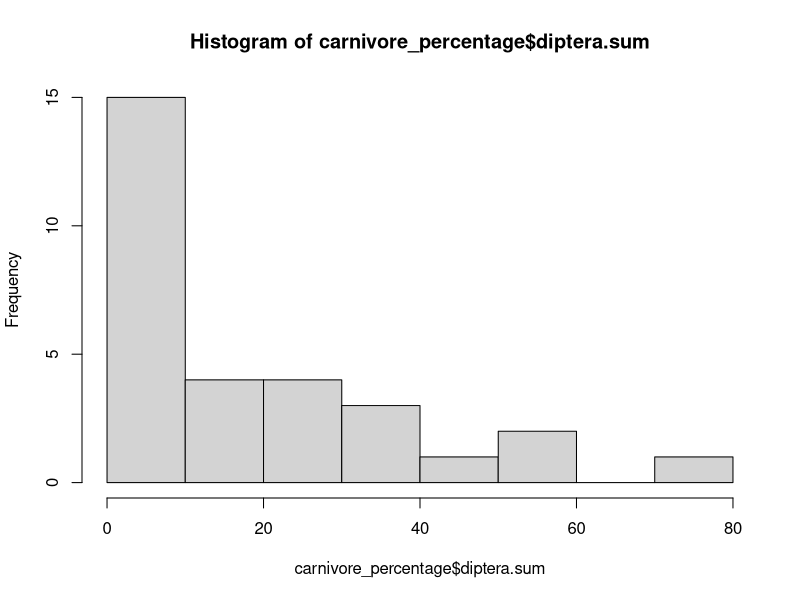
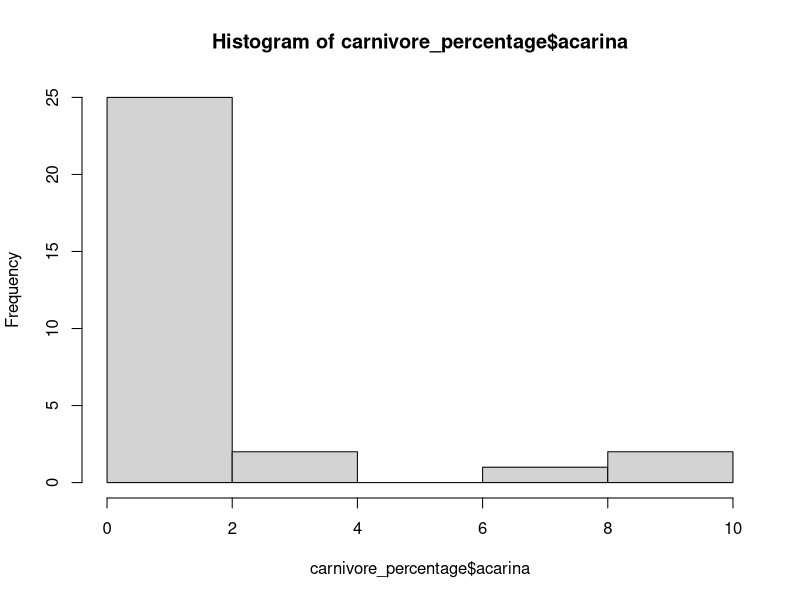
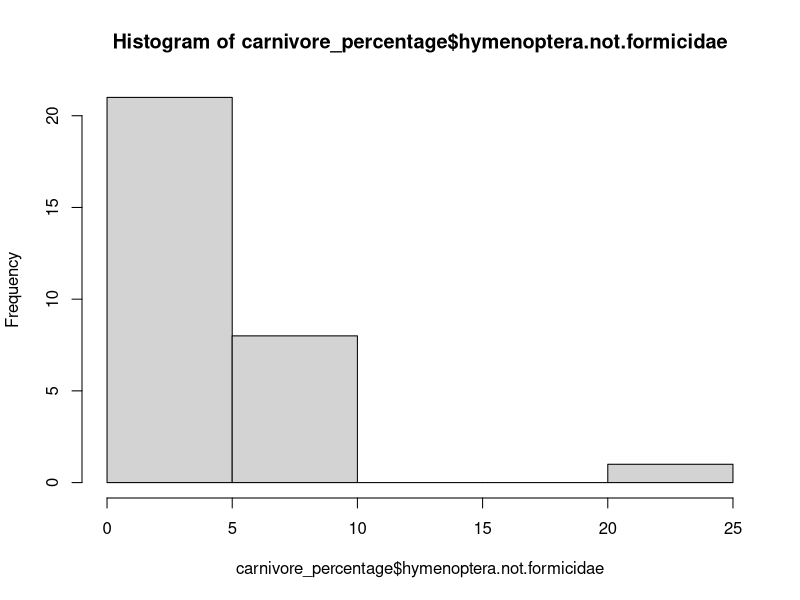
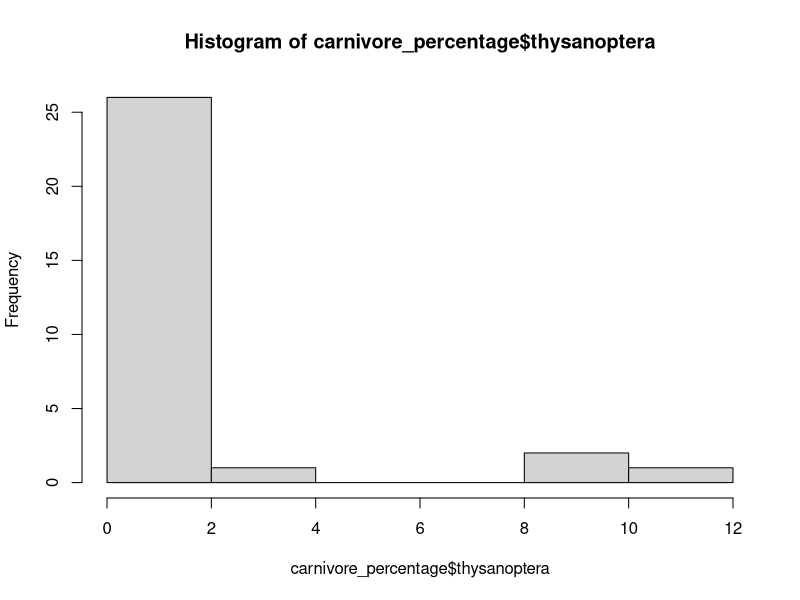
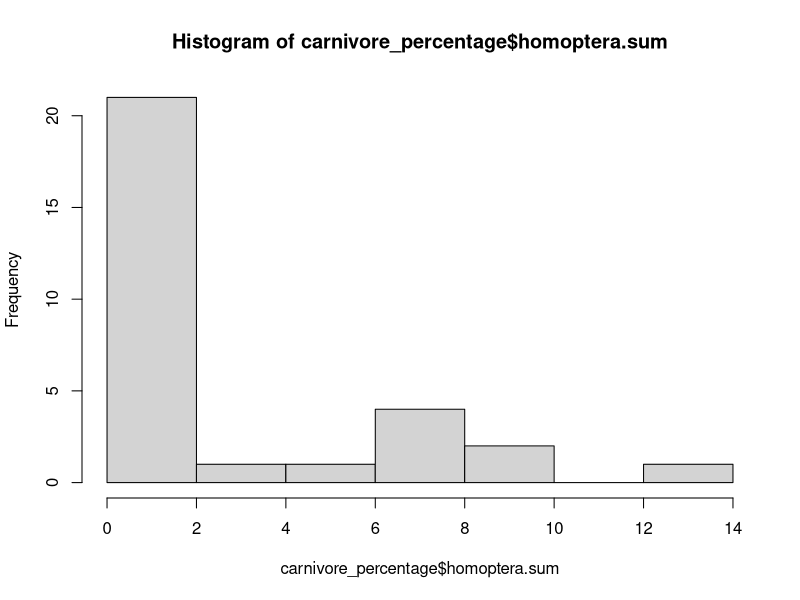
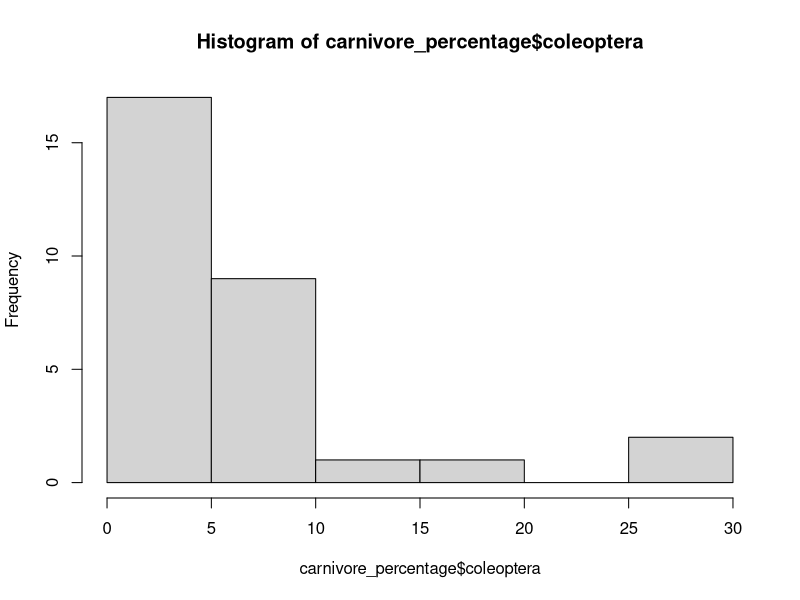
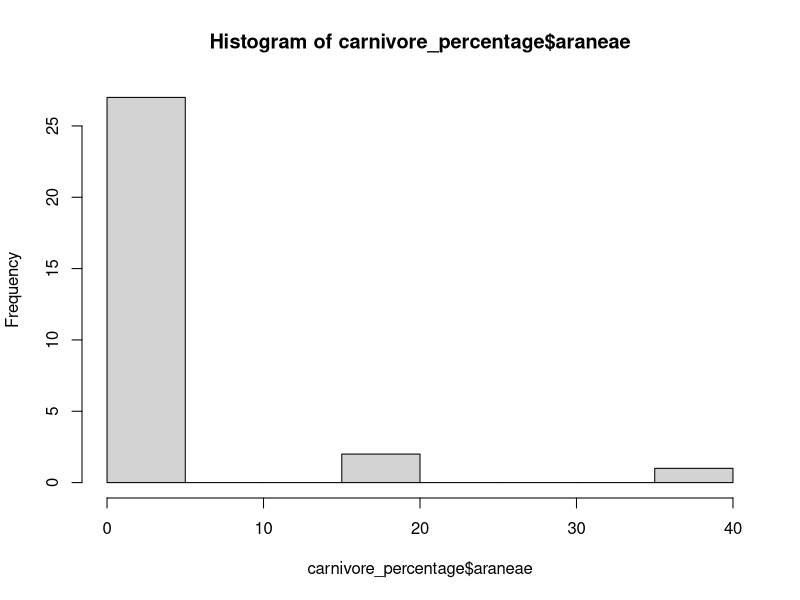
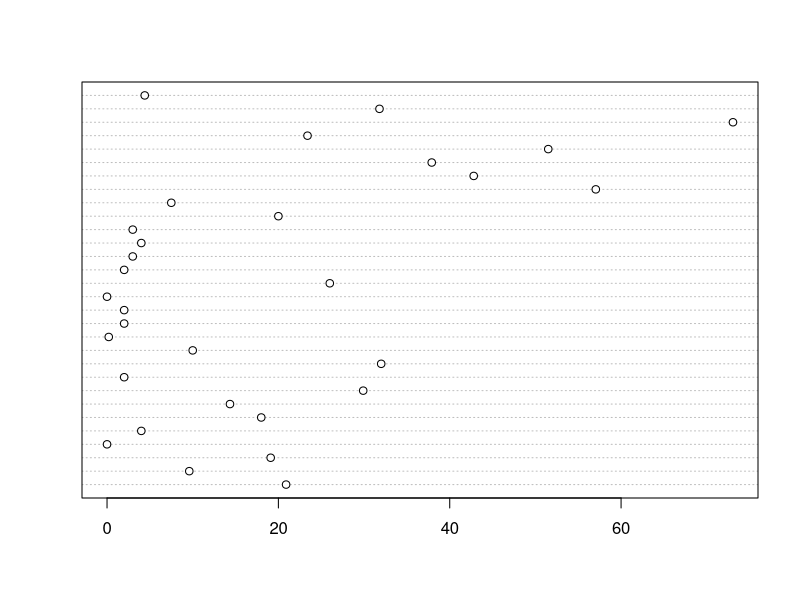

The R source for these figures, in order:
### Load Libraries ############################################################
library(tidyr)
library(tidyverse)
library(dplyr)
library(ggplot2)
library(stringr)


### Read in the file ##########################################################
carnivore <- read.csv(file = "G4_hf111-01-prey.csv", header = TRUE, 
                      na.strings = "NA")

# first replace spaces in spaces in species names with underscore
carnivore <- carnivore %>% mutate(species = str_replace(species, " ", "_"))
head(carnivore)
str(carnivore)

unique_species <- unique(carnivore$species) 
# 49 unique species represented




#let's also just add those genera as their own column to the dataframe so that
# we can group by that column later on
carnivore$genus <- gsub("_.*","",  x = carnivore$species)
carnivore$genus

# determine number of genera represented
unique_genera <- unique(gsub("_.*","",  x = carnivore$species))
# this code is funky - apparently the .* means to neglect everything after
# the pattern you're looking for. In this case, I'm telling it to look
# for an underscore in each species name, and then remove everything after
# that, which leaves us with just our genera!


# "Nepenthese" and "Neentes" are both misspellings of the same genus. Can't
# find any plant with those genera but can pull up the same species name with 
# the Nepenthes genus
# "Saracenia" is also evidently a typo! 
# fix the typos!

carnivore <- carnivore %>% 
  mutate(genus = replace(genus, genus == "Nepenthese", "Nepenthes"))
carnivore <- carnivore %>% 
  mutate(genus = replace(genus, genus == "Neentes", "Nepenthes"))
carnivore <- carnivore %>% 
  mutate(genus = replace(genus, genus == "Saracenia", "Sarracenia"))

unique(carnivore$genus)
str(carnivore)




### Add Predation Method column ################################################
carnivore$predation_method <- NA

carnivore <- carnivore %>% 
  mutate(predation_method = replace(predation_method, 
                                    genus == "Pinguicula" |
                                    genus == "Drosera", 
                                    "sticky_traps"))

carnivore <- carnivore %>% 
  mutate(predation_method = replace(predation_method, 
                                    genus == "Nepenthes" |
                                    genus == "Brocchinia" |
                                    genus == "Sarracenia" |
                                    genus == "Triphyophyllum", 
                                    "pitchers"))

carnivore <- carnivore %>% 
  mutate(predation_method = replace(predation_method, 
                                    genus == "Utricularia" |
                                      genus == "Dionaea", 
                                    "active_trapping"))

carnivore$predation_method


#I'll leave this code of this "for-loop" here, but I've discovered using
# the which function works just fine
### i <- 4
### for(i in 1:nrow(carnivore)){
###   ifelse(test = carnivore$genus[i] == "Pinguicula" | carnivore$genus[i] == "Drosera",
###         yes = carnivore$predation_method[i] <- "sticky_traps",
###          no = carnivore$predation[i] <- NA)
### 
### }

#"""""""""""""""""""""""""""""""""""""""""""""""""""""""""""""""""""""""""""""""

str(carnivore)
head(carnivore)

carnivore$species

# look at units to figure out how we might subdivide them
carnivore$units
carnivore$study
summary(carnivore)

#look at unit types to figure out how best to get units to talk to each
#other.
nrow(filter(carnivore, units == "percentage")) # 30 studies use percentage
nrow(filter(carnivore, units == "number_of_individuals")) # 42 use no. indivs.
nrow(filter(carnivore, units == "mean_number_per_pitcher")) # 10 use this
nrow(filter(carnivore, 
            units != "mean_number_per_pitcher" &
            units != "percentage" &
            units != "number_of_individuals"))

    # Only six studies don't use either percentages, number_of_individuals, or
    # mean number per pitcher for counts of pray

# Take out the ones with weird units
carnivore <- carnivore %>% filter(units == "percentage" |
                                    units == "number_of_individuals" |
                                    units == "mean_number_per_pitcher")
carnivore$study

### Get Percentages ###########################################################
# what does "percentage" mean? percentage of what?
carnivore_percentage <- filter(carnivore, units == "percentage")

carnivore_not_percentage <- carnivore %>% filter(units != "percentage")
carnivore_not_percentage$study

# make new colummns of NA to later fill in with new calculated percentages
carnivore$sum_arthropods <- NA

# This is useless because it's unclear how the percentage ones are calculated,
# so we can't make a true comparison between them
#i <- 1
# for(i in 1:nrow(carnivore)){
# 
# carnivore$sum_arthropods[i] <- ifelse(
#   test = carnivore$units[i] == "number_of_individuals",
#   yes = carnivore$sum_arthropods[i] <- 
#     sum(carnivore$diptera.sum, carnivore$acarina, carnivore$collembola,
#         carnivore$hymenoptera.not.formicidae, carnivore$thysanoptera,
#         carnivore$homoptera.sum, carnivore$coleoptera, carnivore$araneae,
#         carnivore$lepidoptera, carnivore$hemiptera, carnivore$plecoptera,
#         carnivore$formicidae, carnivore$orthoptera, carnivore$protura,
#         carnivore$chilopoda, carnivore$trichoptera, carnivore$isopoda,
#         carnivore$neuroptera, carnivore$diplopoda, carnivore$odonata,
#         carnivore$psocoptera, carnivore$isoptera, carnivore$copeopoda,
#         carnivore$cladocera, carnivore$scorpions, carnivore$cyclopoida,
#         carnivore$harpaticoida),
#   
#   
#   no = carnivore$sum_arthropods[i] <- NA)
# 
# # }



### Look at individual studies ################################################

#Zamora 1990___________________________________________________________________
carnivore_Zamora <- carnivore_not_percentage %>% filter(study == "Zamora 1990")
carnivore_Zamora
#""""""""""""""""""""""""""""""""""""""""""""""""""""""""""""""""""""""""""""""

#Karlsson et al. 1994_________________________________________________________
carnivore_Karlsson <- carnivore_not_percentage %>% filter(
  study == "Karlsson et al. 1994")
carnivore_Karlsson
#"""""""""""""""""""""""""""""""""""""""""""""""""""""""""""""""""""""""""""""

#Newell & Natase 1998_________________________________________________________
carnivore_NewellNastase <- carnivore_not_percentage %>% filter(
  study == "Newell & Nastase 1998")
carnivore_NewellNastase

#Williams 1980________________________________________________________________
filter(carnivore, study == "Williams 1980")


###Analzye % Studies and Sum Studies Separately ###############################
# for each of these, "n" is the number of rows in the original data frame that 
# were of that genus, in other words, the number of observations on that genus
#### Percentage Data ##########################################################
carnivore_percentage <- filter(carnivore, units == "percentage")
carnivore_percentage$study

str(carnivore_percentage)

hist(carnivore_percentage$diptera.sum)
hist(carnivore_percentage$acarina)
hist(carnivore_percentage$hymenoptera.not.formicidae)
hist(carnivore_percentage$thysanoptera)
hist(carnivore_percentage$homoptera.sum)
hist(carnivore_percentage$coleoptera)
hist(carnivore_percentage$araneae)



dotchart(carnivore_percentage$diptera.sum)

carnivore_percentage_summary <- carnivore_percentage %>% group_by(genus) %>%
  summarise(mean_diptera =mean(diptera.sum),
            mean_acarina = mean(acarina),
            mean_hymenoptera.not.formicidae = mean(hymenoptera.not.formicidae),
            mean_thysanoptera = mean(thysanoptera),
            mean_homoptera.sum = mean(homoptera.sum),
            mean_coleoptera = mean(coleoptera),
            mean_araneae = mean(araneae),
            mean_lepidoptera = mean(lepidoptera),
            mean_hemiptera = mean(hemiptera),
            mean_plecoptera = mean(plecoptera),
            mean_formicidae = mean(formicidae),
            mean_orthoptera = mean(orthoptera),
            mean_protura = mean(protura),
            mean_chilopoda = mean(chilopoda),
            mean_trichoptera = mean(trichoptera),
            mean_isopoda = mean(isopoda),
            mean_neuroptera = mean(neuroptera),
            mean_diplopoda = mean(diplopoda),
            mean_odonata = mean(odonata),
            mean_psocoptera = mean(psocoptera),
            mean_isoptera = mean(isoptera),
            mean_copeopoda = mean(copeopoda),
            mean_cladocera = mean(cladocera),
            mean_scorpions = mean(scorpions),
            mean_cyclopoida = mean(cyclopoida),
            mean_harpaticoida = mean(harpaticoida),
            mean_microptera = mean(microptera),
            n_genus = n())

#repeat but by predation type
carnivore_percentage_summary_pred <- carnivore_percentage %>% group_by(predation_method) %>%
  summarise(mean_diptera =mean(diptera.sum),
            mean_acarina = mean(acarina),
            mean_hymenoptera.not.formicidae = mean(hymenoptera.not.formicidae),
            mean_thysanoptera = mean(thysanoptera),
            mean_homoptera.sum = mean(homoptera.sum),
            mean_coleoptera = mean(coleoptera),
            mean_araneae = mean(araneae),
            mean_lepidoptera = mean(lepidoptera),
            mean_hemiptera = mean(hemiptera),
            mean_plecoptera = mean(plecoptera),
            mean_formicidae = mean(formicidae),
            mean_orthoptera = mean(orthoptera),
            mean_protura = mean(protura),
            mean_chilopoda = mean(chilopoda),
            mean_trichoptera = mean(trichoptera),
            mean_isopoda = mean(isopoda),
            mean_neuroptera = mean(neuroptera),
            mean_diplopoda = mean(diplopoda),
            mean_odonata = mean(odonata),
            mean_psocoptera = mean(psocoptera),
            mean_isoptera = mean(isoptera),
            mean_copeopoda = mean(copeopoda),
            mean_cladocera = mean(cladocera),
            mean_scorpions = mean(scorpions),
            mean_cyclopoida = mean(cyclopoida),
            mean_harpaticoida = mean(harpaticoida),
            mean_microptera = mean(microptera),
            n_predation_method = n())




#### Individual Counts Data ###################################################
carnivore_number_indivs <- filter(carnivore, units == "number_of_individuals")
str(carnivore_number_indivs)

hist(carnivore_number_indivs$diptera.sum)
hist(carnivore_number_indivs$acarina)
hist(carnivore_number_indivs$hymenoptera.not.formicidae)
hist(carnivore_number_indivs$thysanoptera)
hist(carnivore_number_indivs$homoptera.sum)
hist(carnivore_number_indivs$coleoptera)
hist(carnivore_number_indivs$araneae)


carnivore_number_indivs_summary <- carnivore_number_indivs %>% group_by(genus) %>%
  summarise(mean_diptera =mean(diptera.sum),
            mean_acarina = mean(acarina),
            mean_hymenoptera.not.formicidae = mean(hymenoptera.not.formicidae),
            mean_thysanoptera = mean(thysanoptera),
            mean_homoptera.sum = mean(homoptera.sum),
            mean_coleoptera = mean(coleoptera),
            mean_araneae = mean(araneae),
            mean_lepidoptera = mean(lepidoptera),
            mean_hemiptera = mean(hemiptera),
            mean_plecoptera = mean(plecoptera),
            mean_formicidae = mean(formicidae),
            mean_orthoptera = mean(orthoptera),
            mean_protura = mean(protura),
            mean_chilopoda = mean(chilopoda),
            mean_trichoptera = mean(trichoptera),
            mean_isopoda = mean(isopoda),
            mean_neuroptera = mean(neuroptera),
            mean_diplopoda = mean(diplopoda),
            mean_odonata = mean(odonata),
            mean_psocoptera = mean(psocoptera),
            mean_isoptera = mean(isoptera),
            mean_copeopoda = mean(copeopoda),
            mean_cladocera = mean(cladocera),
            mean_scorpions = mean(scorpions),
            mean_cyclopoida = mean(cyclopoida),
            mean_harpaticoida = mean(harpaticoida),
            mean_microptera = mean(microptera),
            n_genus = n())

#repeat but by predation type
carnivore_number_indivs_summary_pred <- carnivore_number_indivs %>% group_by(predation_method) %>%
  summarise(mean_diptera =mean(diptera.sum),
            mean_acarina = mean(acarina),
            mean_hymenoptera.not.formicidae = mean(hymenoptera.not.formicidae),
            mean_thysanoptera = mean(thysanoptera),
            mean_homoptera.sum = mean(homoptera.sum),
            mean_coleoptera = mean(coleoptera),
            mean_araneae = mean(araneae),
            mean_lepidoptera = mean(lepidoptera),
            mean_hemiptera = mean(hemiptera),
            mean_plecoptera = mean(plecoptera),
            mean_formicidae = mean(formicidae),
            mean_orthoptera = mean(orthoptera),
            mean_protura = mean(protura),
            mean_chilopoda = mean(chilopoda),
            mean_trichoptera = mean(trichoptera),
            mean_isopoda = mean(isopoda),
            mean_neuroptera = mean(neuroptera),
            mean_diplopoda = mean(diplopoda),
            mean_odonata = mean(odonata),
            mean_psocoptera = mean(psocoptera),
            mean_isoptera = mean(isoptera),
            mean_copeopoda = mean(copeopoda),
            mean_cladocera = mean(cladocera),
            mean_scorpions = mean(scorpions),
            mean_cyclopoida = mean(cyclopoida),
            mean_harpaticoida = mean(harpaticoida),
            mean_microptera = mean(microptera),
            n_predation_method = n())





